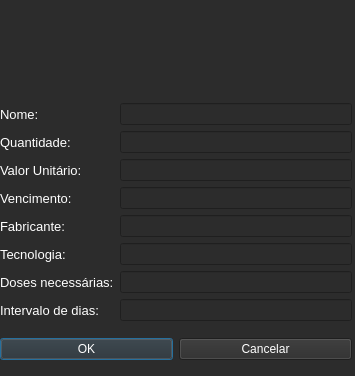
<?xml version="1.0" encoding="UTF-8"?>
<ui version="4.0">
 <class>JanelaCadVacina</class>
 <widget class="QDialog" name="JanelaCadVacina">
  <property name="geometry">
   <rect>
    <x>0</x>
    <y>0</y>
    <width>355</width>
    <height>376</height>
   </rect>
  </property>
  <property name="windowTitle">
   <string>Cadastro de Vacinas</string>
  </property>
  <property name="windowIcon">
   <iconset resource="Arquivo_de_Recursos.qrc">
    <normaloff>:/icones/icones/brasil.png</normaloff>:/icones/icones/brasil.png</iconset>
  </property>
  <property name="styleSheet">
   <string notr="true">background-color: rgb(44, 44, 44);
color: rgb(255, 255, 255);</string>
  </property>
  <widget class="QWidget" name="verticalLayoutWidget">
   <property name="geometry">
    <rect>
     <x>0</x>
     <y>0</y>
     <width>352</width>
     <height>371</height>
    </rect>
   </property>
   <layout class="QVBoxLayout" name="verticalLayout">
    <item>
     <widget class="QLabel" name="label_9">
      <property name="maximumSize">
       <size>
        <width>350</width>
        <height>75</height>
       </size>
      </property>
      <property name="text">
       <string/>
      </property>
      <property name="pixmap">
       <pixmap resource="Arquivo_de_Recursos.qrc">:/icones/icones/ms.png</pixmap>
      </property>
      <property name="scaledContents">
       <bool>true</bool>
      </property>
     </widget>
    </item>
    <item>
     <layout class="QHBoxLayout" name="horizontalLayout">
      <item>
       <layout class="QVBoxLayout" name="verticalLayout_3">
        <item>
         <widget class="QLabel" name="label">
          <property name="font">
           <font>
            <pointsize>10</pointsize>
           </font>
          </property>
          <property name="text">
           <string>Nome:</string>
          </property>
         </widget>
        </item>
        <item>
         <widget class="QLabel" name="label_2">
          <property name="font">
           <font>
            <pointsize>10</pointsize>
           </font>
          </property>
          <property name="text">
           <string>Quantidade:</string>
          </property>
         </widget>
        </item>
        <item>
         <widget class="QLabel" name="label_3">
          <property name="font">
           <font>
            <pointsize>10</pointsize>
           </font>
          </property>
          <property name="text">
           <string>Valor Unitário:</string>
          </property>
         </widget>
        </item>
        <item>
         <widget class="QLabel" name="label_4">
          <property name="font">
           <font>
            <pointsize>10</pointsize>
           </font>
          </property>
          <property name="text">
           <string>Vencimento:</string>
          </property>
         </widget>
        </item>
        <item>
         <widget class="QLabel" name="label_5">
          <property name="font">
           <font>
            <pointsize>10</pointsize>
           </font>
          </property>
          <property name="text">
           <string>Fabricante:</string>
          </property>
         </widget>
        </item>
        <item>
         <widget class="QLabel" name="label_6">
          <property name="font">
           <font>
            <pointsize>10</pointsize>
           </font>
          </property>
          <property name="text">
           <string>Tecnologia:</string>
          </property>
         </widget>
        </item>
        <item>
         <widget class="QLabel" name="label_7">
          <property name="font">
           <font>
            <pointsize>10</pointsize>
           </font>
          </property>
          <property name="text">
           <string>Doses necessárias:</string>
          </property>
         </widget>
        </item>
        <item>
         <widget class="QLabel" name="label_8">
          <property name="font">
           <font>
            <pointsize>10</pointsize>
           </font>
          </property>
          <property name="text">
           <string>Intervalo de dias:</string>
          </property>
         </widget>
        </item>
       </layout>
      </item>
      <item>
       <layout class="QVBoxLayout" name="verticalLayout_4">
        <item>
         <widget class="QLineEdit" name="textBoxNome"/>
        </item>
        <item>
         <widget class="QLineEdit" name="textBoxQuant"/>
        </item>
        <item>
         <widget class="QLineEdit" name="textBovValor"/>
        </item>
        <item>
         <widget class="QLineEdit" name="textBoxVencimento"/>
        </item>
        <item>
         <widget class="QLineEdit" name="textBoxFabricante"/>
        </item>
        <item>
         <widget class="QLineEdit" name="textBoxTecnologia"/>
        </item>
        <item>
         <widget class="QLineEdit" name="textBoxDoses"/>
        </item>
        <item>
         <widget class="QLineEdit" name="textBoxInterv"/>
        </item>
       </layout>
      </item>
     </layout>
    </item>
    <item>
     <layout class="QHBoxLayout" name="horizontalLayout_2">
      <item>
       <widget class="QPushButton" name="pushButton">
        <property name="cursor">
         <cursorShape>PointingHandCursor</cursorShape>
        </property>
        <property name="text">
         <string>OK</string>
        </property>
       </widget>
      </item>
      <item>
       <widget class="QPushButton" name="btnCancel">
        <property name="cursor">
         <cursorShape>PointingHandCursor</cursorShape>
        </property>
        <property name="text">
         <string>Cancelar</string>
        </property>
       </widget>
      </item>
     </layout>
    </item>
   </layout>
  </widget>
 </widget>
 <resources>
  <include location="Arquivo_de_Recursos.qrc"/>
 </resources>
 <connections/>
</ui>
